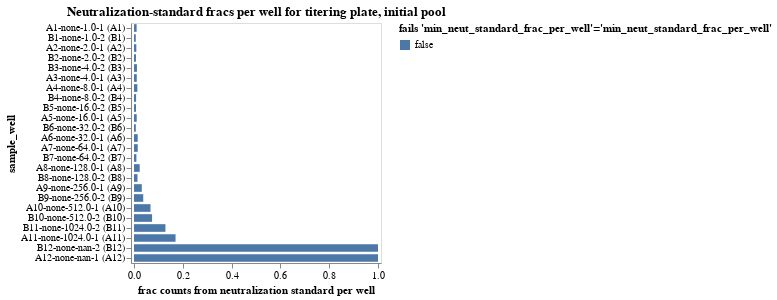

Notebook code cell kept with this figure:
### Markdown cell above
## Fraction of counts from neutralization standard
Determine the fraction of counts from the neutralization standard in each sample, and make sure this fraction passess the QC threshold.

### Code cell
neut_standard_fracs = (
    counts.assign(
        neut_standard_count=lambda x: x["count"] * x["neut_standard"].astype(int)
    )
    .groupby(
        ["well", "sample_well", 'dilution_factor'],
        dropna=False,
        as_index=False,
    )
    .aggregate(
        total_count=pd.NamedAgg("count", "sum"),
        neut_standard_count=pd.NamedAgg("neut_standard_count", "sum"),
    )
    .assign(
        neut_standard_frac=lambda x: x["neut_standard_count"] / x["total_count"],
        fails_qc=lambda x: (
            x["neut_standard_frac"] < 0.001
        ),
    )
)

neut_standard_fracs_chart = (
    alt.Chart(neut_standard_fracs)
    .encode(
        alt.X(
            "neut_standard_frac",
            title="frac counts from neutralization standard per well",
            scale=alt.Scale(nice=False, padding=3),
        ),
        alt.Y("sample_well", sort=sample_wells),
        alt.Color(
            "fails_qc",
            title=f"fails {'min_neut_standard_frac_per_well'=}",
            legend=alt.Legend(titleLimit=500),
        ),
        tooltip=[
            alt.Tooltip(c, format=".3g") if neut_standard_fracs[c].dtype == float else c
            for c in neut_standard_fracs.columns
        ],
    )
    .mark_bar(height={"band": 0.85})
    .properties(
        height=alt.Step(10),
        width=250,
        title=f"Neutralization-standard fracs per well for titering plate, initial pool",
    )
    .configure_axis(grid=False)
    .configure_legend(titleLimit=1000)
)

display(neut_standard_fracs_chart)

# drop wells failing QC
min_neut_standard_frac_per_well_drops = list(
    neut_standard_fracs.query("fails_qc")["well"]
)

### Figure 1 — Vega-Lite specification as saved in the notebook (floating-point values rounded to 4 significant figures)
{"config": {"view": {"continuousWidth": 300, "continuousHeight": 300}, "axis": {"grid": false}, "legend": {"titleLimit": 1000}}, "data": {"name": "data-2f55286db9fc6b309ede88100e3f758d"}, "mark": {"type": "bar", "height": {"band": 0.85}}, "encoding": {"color": {"field": "fails_qc", "legend": {"titleLimit": 500}, "title": "fails 'min_neut_standard_frac_per_well'='min_neut_standard_frac_per_well'", "type": "nominal"}, "tooltip": [{"field": "well", "type": "nominal"}, {"field": "sample_well", "type": "nominal"}, {"field": "dilution_factor", "format": ".3g", "type": "quantitative"}, {"field": "total_count", "type": "quantitative"}, {"field": "neut_standard_count", "type": "quantitative"}, {"field": "neut_standard_frac", "format": ".3g", "type": "quantitative"}, {"field": "fails_qc", "type": "nominal"}], "x": {"field": "neut_standard_frac", "scale": {"nice": false, "padding": 3}, "title": "frac counts from neutralization standard per well", "type": "quantitative"}, "y": {"field": "sample_well", "sort": ["A1-none-1.0-1 (A1)", "A1-none-1.0-1 (A1)", "A1-none-1.0-1 (A1)", "A1-none-1.0-1 (A1)", "B1-none-1.0-2 (B1)", "B1-none-1.0-2 (B1)", "B1-none-1.0-2 (B1)", "B1-none-1.0-2 (B1)", "A2-none-2.0-1 (A2)", "A2-none-2.0-1 (A2)", "A2-none-2.0-1 (A2)", "A2-none-2.0-1 (A2)", "B2-none-2.0-2 (B2)", "B2-none-2.0-2 (B2)", "B2-none-2.0-2 (B2)", "B2-none-2.0-2 (B2)", "B3-none-4.0-2 (B3)", "B3-none-4.0-2 (B3)", "B3-none-4.0-2 (B3)", "B3-none-4.0-2 (B3)", "A3-none-4.0-1 (A3)", "A3-none-4.0-1 (A3)", "A3-none-4.0-1 (A3)", "A3-none-4.0-1 (A3)", "A4-none-8.0-1 (A4)", "A4-none-8.0-1 (A4)", "A4-none-8.0-1 (A4)", "A4-none-8.0-1 (A4)", "B4-none-8.0-2 (B4)", "B4-none-8.0-2 (B4)", "B4-none-8.0-2 (B4)", "B4-none-8.0-2 (B4)", "B5-none-16.0-2 (B5)", "B5-none-16.0-2 (B5)", "B5-none-16.0-2 (B5)", "B5-none-16.0-2 (B5)", "A5-none-16.0-1 (A5)", "A5-none-16.0-1 (A5)", "A5-none-16.0-1 (A5)", "A5-none-16.0-1 (A5)", "B6-none-32.0-2 (B6)", "B6-none-32.0-2 (B6)", "B6-none-32.0-2 (B6)", "B6-none-32.0-2 (B6)", "A6-none-32.0-1 (A6)", "A6-none-32.0-1 (A6)", "A6-none-32.0-1 (A6)", "A6-none-32.0-1 (A6)", "A7-none-64.0-1 (A7)", "A7-none-64.0-1 (A7)", "A7-none-64.0-1 (A7)", "A7-none-64.0-1 (A7)", "B7-none-64.0-2 (B7)", "B7-none-64.0-2 (B7)", "B7-none-64.0-2 (B7)", "B7-none-64.0-2 (B7)", "A8-none-128.0-1 (A8)", "A8-none-128.0-1 (A8)", "A8-none-128.0-1 (A8)", "A8-none-128.0-1 (A8)", "B8-none-128.0-2 (B8)", "B8-none-128.0-2 (B8)", "B8-none-128.0-2 (B8)", "B8-none-128.0-2 (B8)", "A9-none-256.0-1 (A9)", "A9-none-256.0-1 (A9)", "A9-none-256.0-1 (A9)", "A9-none-256.0-1 (A9)", "B9-none-256.0-2 (B9)", "B9-none-256.0-2 (B9)", "B9-none-256.0-2 (B9)", "B9-none-256.0-2 (B9)", "A10-none-512.0-1 (A10)", "A10-none-512.0-1 (A10)", "A10-none-512.0-1 (A10)", "A10-none-512.0-1 (A10)", "B10-none-512.0-2 (B10)", "B10-none-512.0-2 (B10)", "B10-none-512.0-2 (B10)", "B10-none-512.0-2 (B10)", "B11-none-1024.0-2 (B11)", "B11-none-1024.0-2 (B11)", "B11-none-1024.0-2 (B11)", "B11-none-1024.0-2 (B11)", "A11-none-1024.0-1 (A11)", "A11-none-1024.0-1 (A11)", "A11-none-1024.0-1 (A11)", "A11-none-1024.0-1 (A11)", "B12-none-nan-2 (B12)", "B12-none-nan-2 (B12)", "B12-none-nan-2 (B12)", "B12-none-nan-2 (B12)", "A12-none-nan-1 (A12)", "A12-none-nan-1 (A12)", "A12-none-nan-1 (A12)", "A12-none-nan-1 (A12)"], "type": "nominal"}}, "height": {"step": 10}, "title": "Neutralization-standard fracs per well for titering plate, initial pool", "width": 250, "$schema": "https://vega.github.io/schema/vega-lite/v5.16.3.json", "datasets": {"data-2f55286db9fc6b309ede88100e3f758d": [{"well": "A1", "sample_well": "A1-none-1.0-1 (A1)", "dilution_factor": 1.0, "total_count": 3787434, "neut_standard_count": 40581, "neut_standard_frac": 0.01071, "fails_qc": false}, {"well": "A10", "sample_well": "A10-none-512.0-1 (A10)", "dilution_factor": 512.0, "total_count": 2588230, "neut_standard_count": 175026, "neut_standard_frac": 0.06762, "fails_qc": false}, {"well": "A11", "sample_well": "A11-none-1024.0-1 (A11)", "dilution_factor": 1024.0, "total_count": 3056639, "neut_standard_count": 520676, "neut_standard_frac": 0.1703, "fails_qc": false}, {"well": "A12", "sample_well": "A12-none-nan-1 (A12)", "dilution_factor": null, "total_count": 3946835, "neut_standard_count": 3946680, "neut_standard_frac": 1.0, "fails_qc": false}, {"well": "A2", "sample_well": "A2-none-2.0-1 (A2)", "dilution_factor": 2.0, "total_count": 3334741, "neut_standard_count": 31871, "neut_standard_frac": 0.009557, "fails_qc": false}, {"well": "A3", "sample_well": "A3-none-4.0-1 (A3)", "dilution_factor": 4.0, "total_count": 4001171, "neut_standard_count": 45567, "neut_standard_frac": 0.01139, "fails_qc": false}, {"well": "A4", "sample_well": "A4-none-8.0-1 (A4)", "dilution_factor": 8.0, "total_count": 3972902, "neut_standard_count": 54891, "neut_standard_frac": 0.01382, "fails_qc": false}, {"well": "A5", "sample_well": "A5-none-16.0-1 (A5)", "dilution_factor": 16.0, "total_count": 3634633, "neut_standard_count": 40465, "neut_standard_frac": 0.01113, "fails_qc": false}, {"well": "A6", "sample_well": "A6-none-32.0-1 (A6)", "dilution_factor": 32.0, "total_count": 3049036, "neut_standard_count": 46461, "neut_standard_frac": 0.01524, "fails_qc": false}, {"well": "A7", "sample_well": "A7-none-64.0-1 (A7)", "dilution_factor": 64.0, "total_count": 3918614, "neut_standard_count": 60028, "neut_standard_frac": 0.01532, "fails_qc": false}, {"well": "A8", "sample_well": "A8-none-128.0-1 (A8)", "dilution_factor": 128.0, "total_count": 3874797, "neut_standard_count": 90648, "neut_standard_frac": 0.02339, "fails_qc": false}, {"well": "A9", "sample_well": "A9-none-256.0-1 (A9)", "dilution_factor": 256.0, "total_count": 3565341, "neut_standard_count": 113743, "neut_standard_frac": 0.0319, "fails_qc": false}, {"well": "B1", "sample_well": "B1-none-1.0-2 (B1)", "dilution_factor": 1.0, "total_count": 3606277, "neut_standard_count": 26406, "neut_standard_frac": 0.007322, "fails_qc": false}, {"well": "B10", "sample_well": "B10-none-512.0-2 (B10)", "dilution_factor": 512.0, "total_count": 4432504, "neut_standard_count": 328141, "neut_standard_frac": 0.07403, "fails_qc": false}, {"well": "B11", "sample_well": "B11-none-1024.0-2 (B11)", "dilution_factor": 1024.0, "total_count": 4226058, "neut_standard_count": 544369, "neut_standard_frac": 0.1288, "fails_qc": false}, {"well": "B12", "sample_well": "B12-none-nan-2 (B12)", "dilution_factor": null, "total_count": 4798384, "neut_standard_count": 4798070, "neut_standard_frac": 0.9999, "fails_qc": false}, {"well": "B2", "sample_well": "B2-none-2.0-2 (B2)", "dilution_factor": 2.0, "total_count": 1065571, "neut_standard_count": 8663, "neut_standard_frac": 0.00813, "fails_qc": false}, {"well": "B3", "sample_well": "B3-none-4.0-2 (B3)", "dilution_factor": 4.0, "total_count": 2228568, "neut_standard_count": 26699, "neut_standard_frac": 0.01198, "fails_qc": false}, {"well": "B4", "sample_well": "B4-none-8.0-2 (B4)", "dilution_factor": 8.0, "total_count": 4144838, "neut_standard_count": 35513, "neut_standard_frac": 0.008568, "fails_qc": false}, {"well": "B5", "sample_well": "B5-none-16.0-2 (B5)", "dilution_factor": 16.0, "total_count": 3094313, "neut_standard_count": 25561, "neut_standard_frac": 0.008261, "fails_qc": false}, {"well": "B6", "sample_well": "B6-none-32.0-2 (B6)", "dilution_factor": 32.0, "total_count": 4042544, "neut_standard_count": 30389, "neut_standard_frac": 0.007517, "fails_qc": false}, {"well": "B7", "sample_well": "B7-none-64.0-2 (B7)", "dilution_factor": 64.0, "total_count": 3997844, "neut_standard_count": 39312, "neut_standard_frac": 0.009833, "fails_qc": false}, {"well": "B8", "sample_well": "B8-none-128.0-2 (B8)", "dilution_factor": 128.0, "total_count": 2731332, "neut_standard_count": 39117, "neut_standard_frac": 0.01432, "fails_qc": false}, {"well": "B9", "sample_well": "B9-none-256.0-2 (B9)", "dilution_factor": 256.0, "total_count": 5837677, "neut_standard_count": 221092, "neut_standard_frac": 0.03787, "fails_qc": false}]}}
